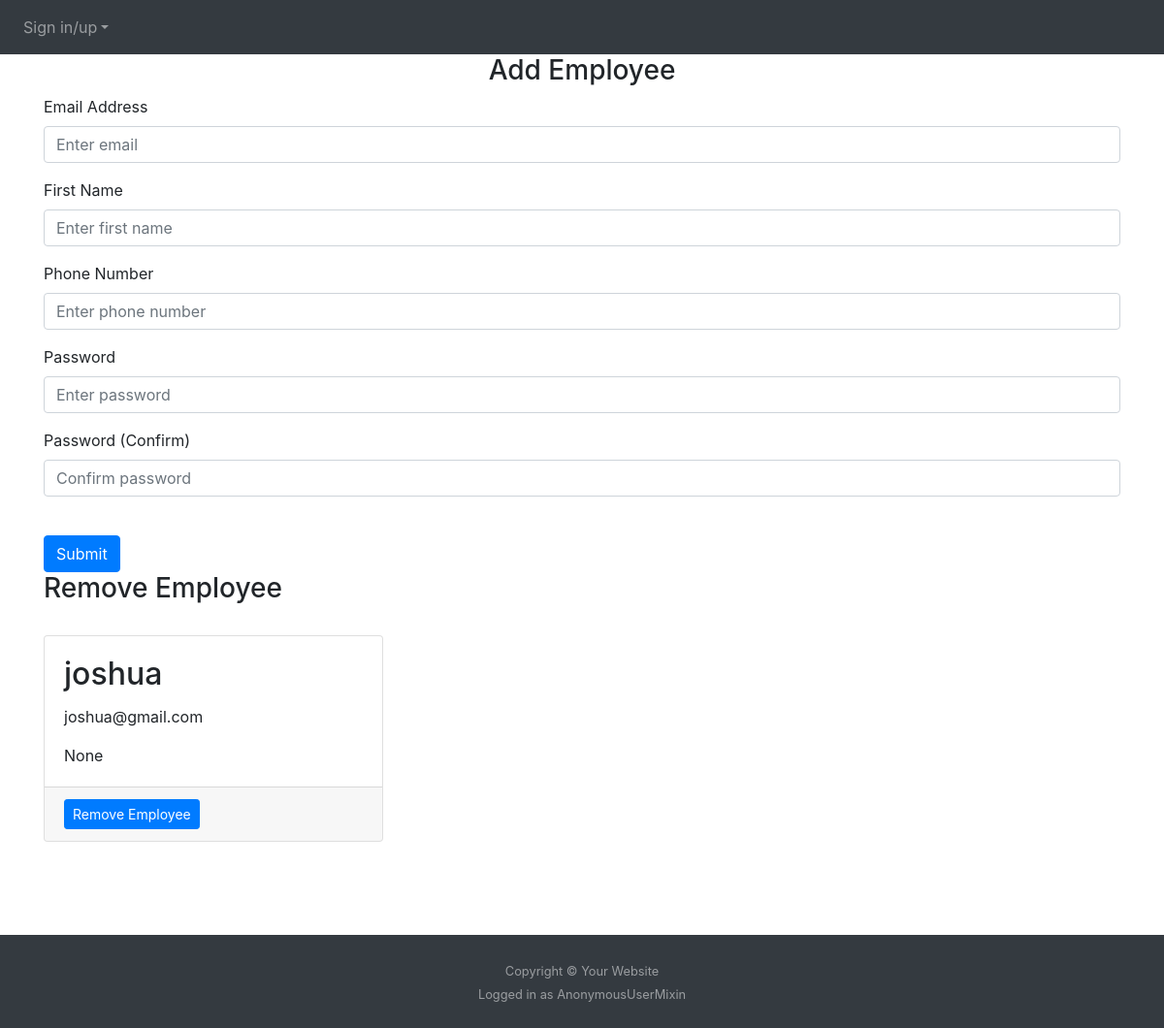
/edit-employees, run on the app's committed database.
### website/models.py (models this page shows)
class Employee(db.Model, UserMixin): # store employee info to show admin whos working and who will handle delivery requests
    id = db.Column(db.Integer, primary_key=True)
    email = db.Column(db.String(150), unique=True) # for login
    password = db.Column(db.String(150))
    phone = db.Column(db.String(150)) # for automated text about current delivery
    first_name = db.Column(db.String(150)) # admin to quicky identify employee
    onclock = db.Column(db.Integer) # config if dilvery driver is able to

### website/store.py (the view, shortened to what this page needs)
@store.route('/edit-employees', methods=['POST', 'GET'])
def edit_employees():
  return render_template('editemployees.html', user=current_user, account=get_employees(), rows = getItemsInCart())

### website/getters.py (called while the page is built)
def get_employees():
  ids = [id[0] for id in Employee.query.with_entities(Employee.id).all()]
  all_employees = []
  for id in ids:
    employee = Employee.query.filter_by(id=id).first()
    grabber = {'id': 0, 'first_name': '', 'email': 0, 'password': '', 'phone': ''}
    grabber['id'] = employee.id
    grabber['first_name'] = employee.first_name
    grabber['email'] = employee.email
    grabber['password'] = employee.password
    grabber['phone'] = employee.phone
    all_employees.append(grabber)
  return all_employees

def getItemsInCart():
    rows = Cart.query.filter(Cart.id).count()
    return rows

### website/templates/editemployees.html
{% extends "base.html" %} {% block title %}Manage Employees{% endblock %} {% block
    content %}
    <form method="POST">
      <h3 align="center">Add Employee</h3>
      <div class="form-group">
        <label for="email">Email Address</label>
        <input
          type="email"
          class="form-control"
          id="email"
          name="email"
          placeholder="Enter email"
        />
      </div>
      <div class="form-group">
        <label for="first_name">First Name</label>
        <input
          type="text"
          class="form-control"
          id="first_name"
          name="first_name"
          placeholder="Enter first name"
        />
      </div>
      <div class="form-group">
        <label for="firstName">Phone Number</label>
        <input
          type="text"
          class="form-control"
          id="phoneNumber"
          name="phoneNumber"
          placeholder="Enter phone number"
        />
      </div>
      <div class="form-group">
        <label for="password1">Password</label>
        <input
          type="password"
          class="form-control"
          id="password1"
          name="password1"
          placeholder="Enter password"
        />
      </div>
      <div class="form-group">
        <label for="password2">Password (Confirm)</label>
        <input
          type="password"
          class="form-control"
          id="password2"
          name="password2"
          placeholder="Confirm password"
        />
      </div>
      <br />
      <button type="submit" class="btn btn-primary">Submit</button>
    </form>
  <h3>Remove Employee</h3>
  <br/>
  <div class="row gx-4 gx-lg-5">
    {% for i in account %}
    <div class="col-md-4 mb-5">
        <div class="card h-100">
            <div class="card-body">
                <h2 class="card-title">{{i.first_name}}</h2>
                <p class="card-text">{{i.email}} </p>
                <p class="card-text">{{i.phone}}</p>
            </div>
            <div class="card-footer"><a class="btn btn-primary btn-sm" href="{{ url_for ('store.remove_employee', id=i.id) }}">Remove Employee</a></div>
        </div>
    </div>
    {% endfor %}
  </div>
  <br/><br/>
    {% endblock %}

### website/static/base.css (style rules this page uses)
html, body { height: 100%; }

### data on the page
Employee: first_name "joshua", email "joshua@gmail.com", phone "None"

### other printed values
{{ user.__class__.__name__ }} "AnonymousUserMixin"
